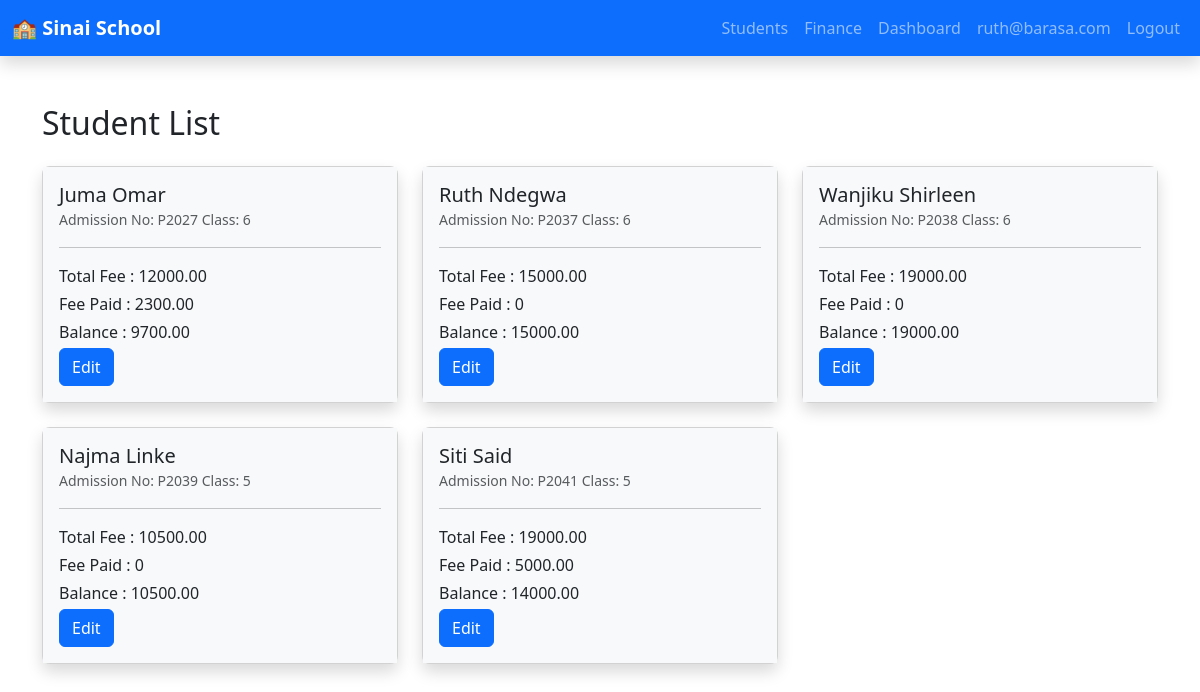
Page /students/ (signed in) on the committed database.
### students/models.py (models this page shows, shortened)
class Student(models.Model):
    first_name = models.CharField(max_length=50)
    last_name = models.CharField(max_length=50)
    email = models.EmailField(unique=True)
    user = models.OneToOneField(User, on_delete=models.CASCADE)
    adm_no = models.CharField(max_length=100)
    grade = models.ForeignKey(ClassRoom, on_delete=models.CASCADE)
    fee_type = models.ManyToManyField('finance.FeeType', blank=True)
    def total_fees(self):
        if not self.pk:
            return 0
        return sum(fee.amount for fee in self.fee_type.all())
    def total_fees_paid(self):
        if not self.pk:
            return 0
        return sum(payment.amount for payment in self.payment_set.all())
    def balance(self):
        if not self.pk:
            return 0
        total_paid = self.total_fees_paid()
        total_fees = sum(fee.amount for fee in self.fee_type.all())
        return total_fees - total_paid

### academics/models.py (models this page shows, shortened)
class ClassRoom(models.Model):
    streams = [
        ('N', 'North'),
        ('S', 'South'),
        ('E', 'East')
    ]
    capacity = models.IntegerField()
    class_teacher = models.OneToOneField(Teacher, on_delete=models.CASCADE)
    stream = models.CharField(max_length=50, choices=streams, default='N')
    name = models.CharField(max_length=50)
    def __str__(self):
        return self.name

### finance/models.py (models this page shows, shortened)
class FeeType(models.Model):
    name = models.CharField(max_length=100)
    description = models.TextField(blank=True, null=True)
    amount = models.DecimalField(max_digits=10, decimal_places=2)

class Payment(models.Model):
    student = models.ForeignKey('students.Student', on_delete=models.CASCADE, null=True, blank=True)
    fee = models.ForeignKey(FeeType, on_delete=models.CASCADE)
    amount = models.DecimalField(max_digits=10, decimal_places=2)
    payment_date = models.DateField(auto_now_add=True)
    payment_method = models.CharField(max_length=50)
    receipt_number = models.CharField(max_length=100, unique=True)

### students/views.py (the view)
# urls.py: path('students/', views.StudentList.as_view(), name='student_list'),
class StudentList(ListView):
    model = Student
    template_name = 'students/student_list.html'
    context_object_name = 'students'
    def get_queryset(self):
        return Student.objects.select_related('user').all()

### students/templates/students/student_list.html
{% extends "./base.html" %}
{% block content %}
<div class="container mt-4">
    <h2 class="mb-4">Student List</h2>
    <div class="row">
        {% for student in students %}
        <div class="col-md-6 col-lg-4 mb-4">
            <div class="card shadow rounded-3">
                <div class="card-body bg-light">
                    <div class="d-flex align-items-center">
                        <div>
                            <h5 class="card-title mb-0">{{ student.user.first_name }}  {{student.user.last_name}}</h5>
                            <small class="text-muted">Admission No: {{ student.adm_no }} Class: {{ student.grade }}    </small>
                        </div>
                    </div>
                    <hr>
                    <p class="mb-1">Total Fee : {{ student.total_fees }}</p>
                    <p class="mb-1">Fee Paid : {{ student.total_fees_paid }}</p>
                    <p class="mb-1">Balance : {{ student.balance }}</p>
                    <a href="{% url 'students:edit_student' student.pk %}" class="btn btn-primary">Edit</a>
                </div>
            </div>
        </div>
        {% empty %}
        <p>No students found.</p>
        {% endfor %}
    </div>
</div>
{% endblock %}

### students/templates/students/base.html (shortened to what this page needs)
<!DOCTYPE html>
<html lang="en">
<head>
  <link href="https://cdn.jsdelivr.net/npm/bootstrap@5.3.0/dist/css/bootstrap.min.css" rel="stylesheet">
  {% load static %}
</head>
<body>
<nav class="navbar navbar-expand-lg navbar-dark bg-primary shadow">
  <div class="container-fluid">
    <a class="navbar-brand fw-bold" href="{% url 'students:student_list' %}">🏫 Sinai School</a>
    <div class="collapse navbar-collapse" id="navMenu">
      <ul class="navbar-nav ms-auto">
        <li class="nav-item">
          <a class="nav-link" href="{% url 'students:student_list' %}">Students</a>
        </li>
        <li class="nav-item">
          <a class="nav-link" href="{% url 'finance:fee_list' %}">Finance</a>
        </li>
        <li class="nav-item">
          <a class="nav-link" href="{% url 'students:index' %}">Dashboard</a>
        </li>
        {% if user.is_authenticated %}
        <li class="nav-item">
          <a class="nav-link" href="#">{{ user.username }}</a>
        </li>
        <li class="nav-item">
          <a class="nav-link" href="#">Logout</a>
        </li>
        {% else %}
        <li class="nav-item">
          <a class="nav-link" href="#">Login</a>
        </li>
        {% endif %}
      </ul>
    </div>
  </div>
</nav>
<main class="container-fluid py-4">
  {% block content %}{% endblock %}
</main>
</body>
</html>

### rows in the picture
Student: user.first_name "Juma", user.last_name "Omar", adm_no "P2027", grade "6", total_fees "12000.00", total_fees_paid "2300.00", balance "9700.00"
Student: user.first_name "Ruth", user.last_name "Ndegwa", adm_no "P2037", grade "6", total_fees "15000.00", total_fees_paid "0", balance "15000.00"
Student: user.first_name "Wanjiku", user.last_name "Shirleen", adm_no "P2038", grade "6", total_fees "19000.00", total_fees_paid "0", balance "19000.00"
Student: user.first_name "Najma", user.last_name "Linke", adm_no "P2039", grade "5", total_fees "10500.00", total_fees_paid "0", balance "10500.00"
Student: user.first_name "Siti", user.last_name "Said", adm_no "P2041", grade "5", total_fees "19000.00", total_fees_paid "5000.00", balance "14000.00"

### other values in the picture
{{ user.username }} "ruth@barasa.com"
